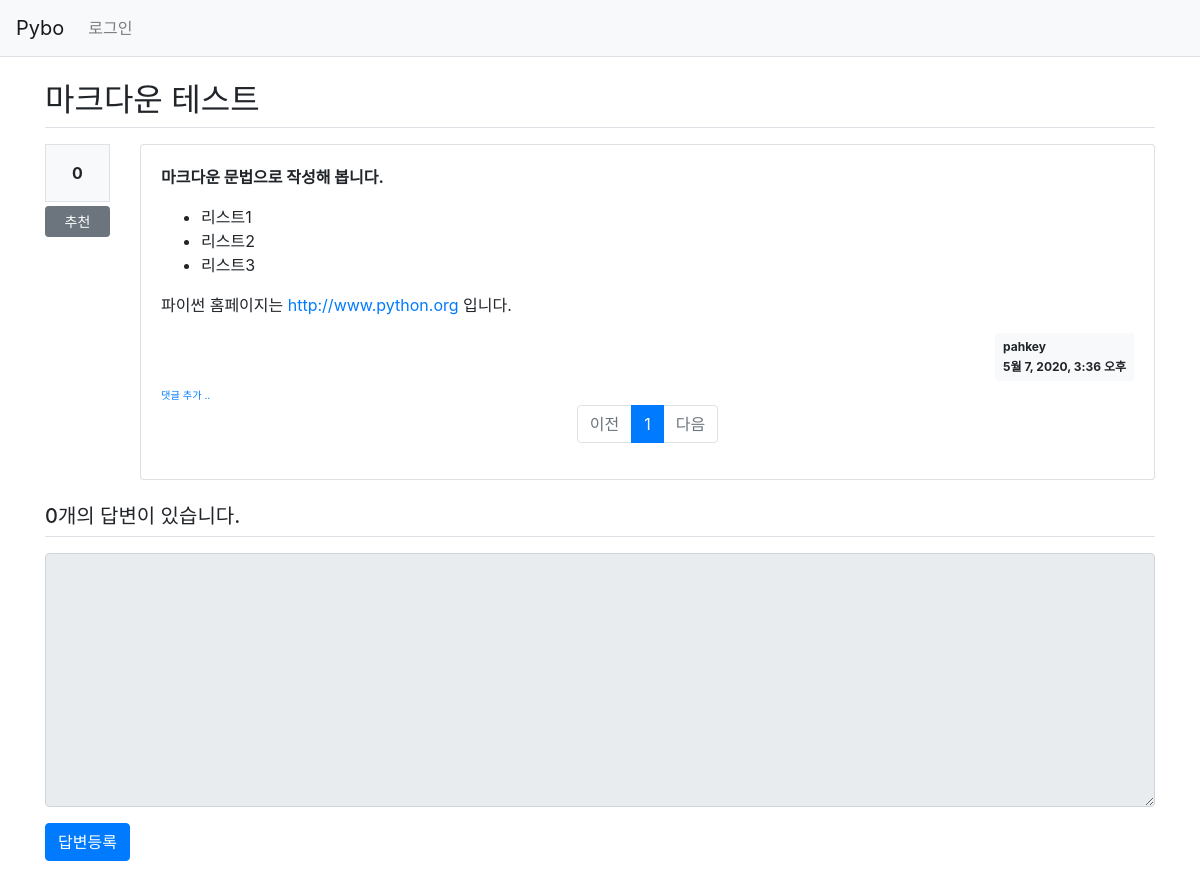
Before: /pybo/15/ with the older database file.
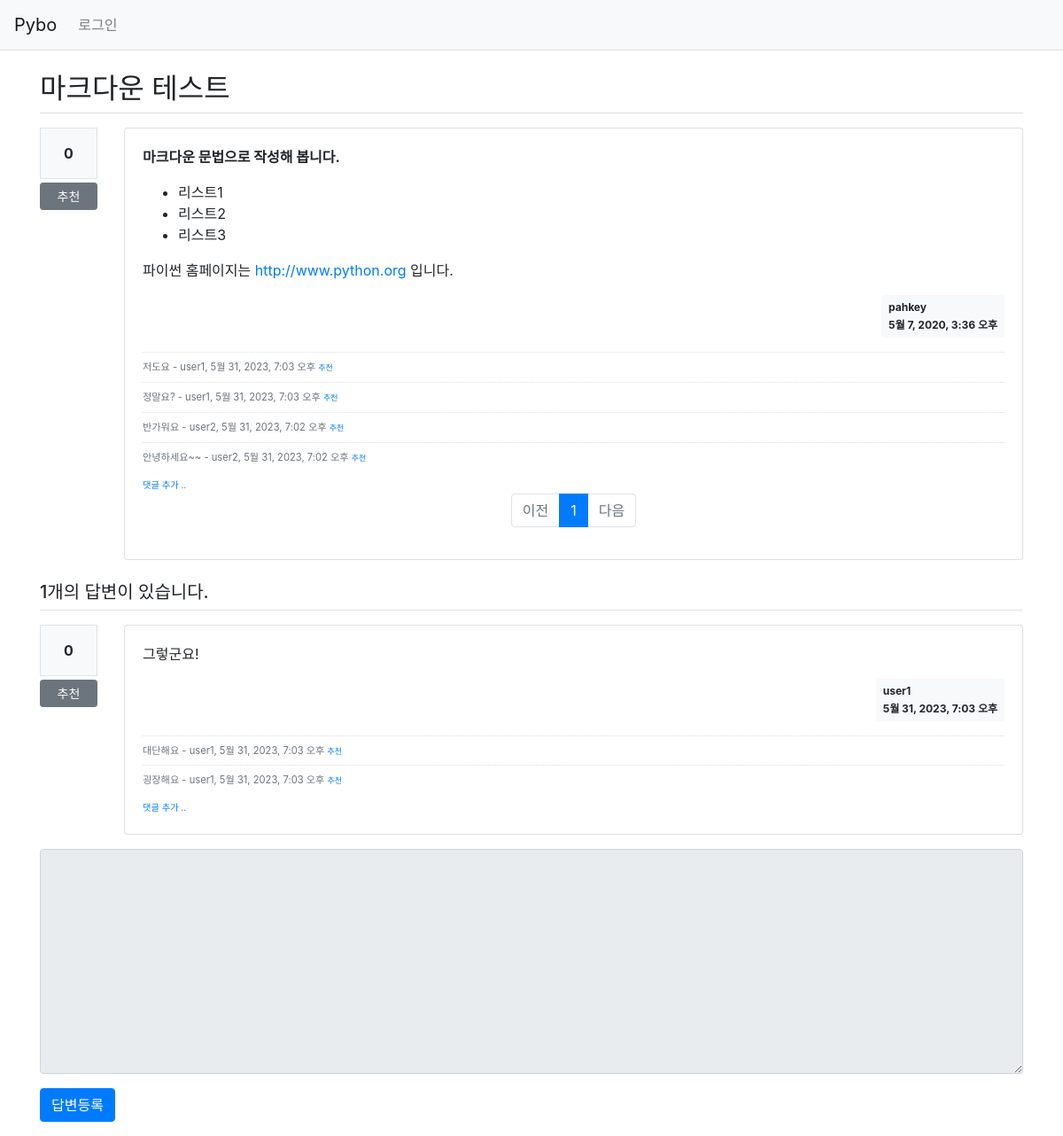
After: the same page with the newer database file.
### pybo/models.py (models this page shows, shortened)
class Question(models.Model):
    author = models.ForeignKey(User, on_delete=models.CASCADE, related_name='author_question')
    subject = models.CharField(max_length=200)
    content = models.TextField()
    create_date = models.DateTimeField()
    modify_date = models.DateTimeField(null=True, blank=True)
    voter = models.ManyToManyField(User, related_name='voter_question')
    modify_count = models.IntegerField(default=0) # 질문 수정 횟수를 나타내는 필드 추가

class Comment(models.Model):
    author = models.ForeignKey(User, on_delete=models.CASCADE)
    content = models.TextField()
    create_date = models.DateTimeField()
    modify_date = models.DateTimeField(null=True, blank=True)
    question = models.ForeignKey(Question, null=True, blank=True, on_delete=models.CASCADE)
    answer = models.ForeignKey(Answer, null=True, blank=True, on_delete=models.CASCADE)
    modify_count = models.IntegerField(default=0) # 댓글 수정 횟수를 나타내는 필드 추가
    voter = models.ManyToManyField(User, related_name='voter_comment')  # 추천자 다대다 필드 추가

class Answer(models.Model):
    author = models.ForeignKey(User, on_delete=models.CASCADE, related_name='author_answer')
    question = models.ForeignKey(Question, on_delete=models.CASCADE)
    content = models.TextField()
    create_date = models.DateTimeField()
    modify_date = models.DateTimeField(null=True, blank=True)
    voter = models.ManyToManyField(User, related_name='voter_answer')
    modify_count = models.IntegerField(default=0) # 답변 수정 횟수를 나타내는 필드 추가

### pybo/views/base_views.py (the view)
# urls.py: path('<int:question_id>/', base_views.detail, name='detail'),
def detail(request, question_id):
    question = get_object_or_404(Question, pk=question_id)
    page = request.GET.get('page', '1') #페이지
    comment = Comment.objects.filter(question_id = question_id) #현재 question에 해당하는 comment들 DB에서 추출하기
    comment_list = comment.order_by('-create_date') # 최신 생성순으로 정렬
    paginator = Paginator(comment_list, 5) # 페이지당 5개씩 보여주기
    comment_obj = paginator.get_page(page) #현재 페이지에 해당하는 데이터 '5'개 담기
    context = {'question': question, 'comment_list': comment_obj}
    return render(request, 'pybo/question_detail.html', context)

### pybo/templatetags/pybo_filter.py (called while the page is built)
@register.filter()
def mark(value):
    extensions = ["nl2br", "fenced_code"]
    return mark_safe(markdown.markdown(value, extensions=extensions))

### templates/pybo/question_detail.html (shortened to what the changed rows need)
{% extends 'base.html' %}
{% load pybo_filter %}
{% block content %}
<div class="container my-3">
    <h2 class="border-bottom py-2">{{ question.subject }}</h2>
    <div class="row my-3">
        <div class="col-1">
            <div class="bg-light text-center p-3 border font-weight-bolder mb-1">{{question.voter.count}}</div>
            <a href="#" data-uri="{% url 'pybo:vote_question' question.id  %}"
               class="recommend btn btn-sm btn-secondary btn-block my-1">추천</a>
        </div>
        <div class="col-11">
            <div class="card">
                <div class="card-body">
                    <div class="card-text">{{ question.content|mark }}</div>
                    <div class="d-flex justify-content-end">
                        <div class="badge badge-light p-2 text-left">
                            <div class="mb-2">{{ question.author.username }}</div>
                            <div>{{ question.create_date }}</div>
                        </div>
                    </div>
                    {% if question.comment_set.count > 0 %}
                    <div class="mt-3">
                    {% for comment in comment_list %}
                        <div class="comment py-2 text-muted">
                            <span style="white-space: pre-line;">{{ comment.content }}</span>
                            <span>
                                - {{ comment.author }}, {{ comment.create_date }}
                            </span>
                            <a href="#" data-uri="{% url 'pybo:vote_question_comment' comment.id  %}"
                                class="recommend small">추천</a>
                        </div>
                    {% endfor %}
                    </div>
                    {% endif %}
                <ul class="pagination justify-content-center">
                    {% for page_number in comment_list.paginator.page_range %}
                    {% if page_number >= comment_list.number|add:-5 and page_number <= comment_list.number|add:5 %}
                        {% if page_number == comment_list.number %}
                        <li class="page-item active" aria-current="page">
                            <a class="page-link" href="?page={{ page_number }}">{{ page_number }}</a>
                        </li>
                        {% else %}
                        <li class="page-item">
                            <a class="page-link" href="?page={{ page_number }}">{{ page_number }}</a>
                        </li>
                        {% endif %}
                    {% endif %}
                    {% endfor %}
                </ul>
                </div>
            </div>
        </div>
    </div>
    <h5 class="border-bottom my-3 py-2">{{question.answer_set.count}}개의 답변이 있습니다.</h5>
    {% for answer in question.answer_set.all %}
    <div class="row my-3">
        <div class="col-1">
            <div class="bg-light text-center p-3 border font-weight-bolder mb-1">{{answer.voter.count}}</div>
            <a href="#" data-uri="{% url 'pybo:vote_answer' answer.id  %}"
                class="recommend btn btn-sm btn-secondary btn-block my-1">추천</a>
        </div>
        <div class="col-11">
            <div class="card">
                <div class="card-body">
                    <div class="card-text">{{ answer.content|mark }}</div>
                    <div class="d-flex justify-content-end">
                        <div class="badge badge-light p-2 text-left">
                            <div class="mb-2">{{ answer.author.username }}</div>
                            <div>{{ answer.create_date }}</div>
                        </div>
                    </div>
                    {% if answer.comment_set.count > 0 %}
                    <div class="mt-3">
                    {% for comment in answer.comment_set.all %}
                        <div class="comment py-2 text-muted">
                            <span style="white-space: pre-line;">{{ comment.content }}</span>
                            <span>
                                - {{ comment.author }}, {{ comment.create_date }}
                            </span>
                            <a href="#" data-uri="{% url 'pybo:vote_answer_comment' comment.id  %}"
                                class="recommend small">추천</a>
                        </div>
                    {% endfor %}
                    </div>
                    {% endif %}
                    <div>
                        <a href="{% url 'pybo:comment_create_answer' answer.id  %}"
                           class="small"><small>댓글 추가 ..</small></a>
                    </div>
                </div>
            </div>
        </div>
    </div>
    {% endfor %}
    <form action="{% url 'pybo:answer_create' question.id %}" method="post" class="my-3">
        <div class="form-group">
        </div>
        <input type="submit" value="답변등록" class="btn btn-primary">
    </form>
</div>
{% endblock %}

Changed rows visible on the page:
computed for Question "마크다운 테스트": answer_set.count "0" → "1"
added Comment: content "저도요", author "user1", create_date "5월 31, 2023, 7:03 오후", shown under "마크다운 테스트"
added Comment: content "정말요?", author "user1", create_date "5월 31, 2023, 7:03 오후", shown under "마크다운 테스트"
added Comment: content "반가워요", author "user2", create_date "5월 31, 2023, 7:02 오후", shown under "마크다운 테스트"
added Comment: content "안녕하세요~~", author "user2", create_date "5월 31, 2023, 7:02 오후", shown under "마크다운 테스트"
added Answer: voter.count "0", content|mark "그렇군요!", author.username "user1", create_date "5월 31, 2023, 7:03 오후"
added Comment: content "대단해요", author "user1", create_date "5월 31, 2023, 7:03 오후", shown under "0"
added Comment: content "굉장해요", author "user1", create_date "5월 31, 2023, 7:03 오후", shown under "0"
